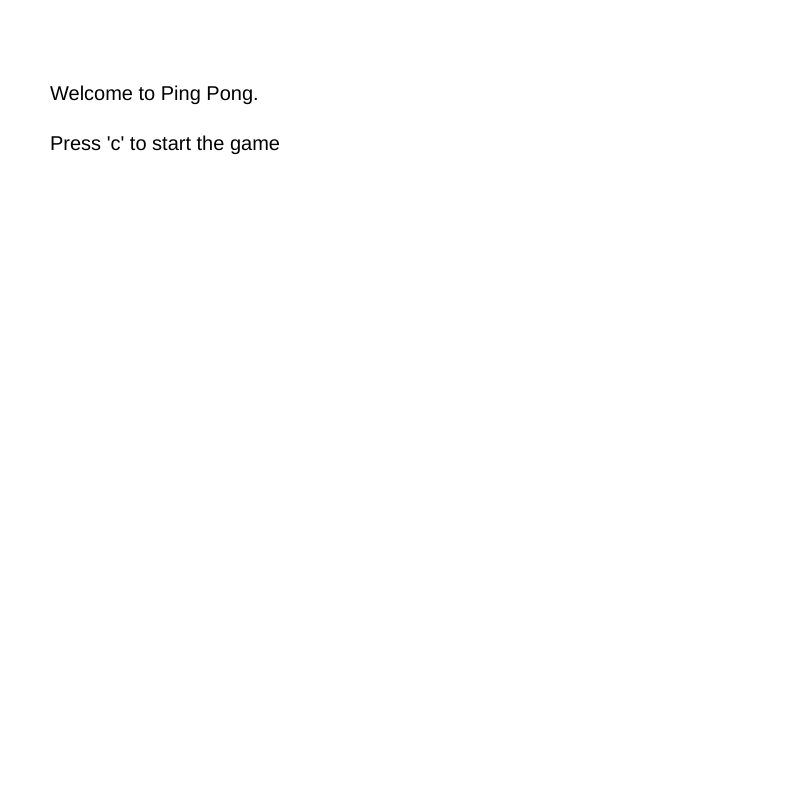
Frame 1 (no input)
Frame 60 (no input): identical to frame 1, image omitted
Frame 120 (the mouse pressed at the canvas centre since frame 60): identical to frame 1, image omitted

The p5.js sketch that drew this single still picture (run headless with seeded random() and noise() and a simulated clock; from frame 60 on, the mouse is pressed at the canvas centre):

// p5.js sketch
// ── sketch.js
var ball;
var paddles;
var paddles2;
var x = 400;
var y = 400;
var scoreuser = 0;
var scorecom = 0;
var resetcounter = 0;
var computery = 0;
var mode;
var counter = 0;

function setup() { // this sets up the screen (at beginnig) and after game starts
	mode = 0;
	createCanvas(800, 800);
	ball = new Ball(15, 6, 4);
	paddles = new Paddles(15);
	paddles2 = new Paddles2(15);
	ball.setLocation(x, y); // set ball up in middle
	textSize(20);
	scoreuser = 0;
	scorecom = 0;
}

function myreset() { // resets the ball in the center of the screen (400, 400) when the game starts and when the ball goes out of play
	setTimeout(ball.setLocation(x, y), 30000); // set ball up in middle
	this.resetcounter ++;
	ball.flipdirection();
	counter = 0;
}

function draw() { // sets up screen depending on game start menu and for playing game
	clear();
	if (mode==0) {
		text("Welcome to Ping Pong.",50,100);
		text("Press 'c' to start the game", 50, 150);
	}
	if (mode==1) {
		background(0);
		stroke(255);//color of line 
		strokeWeight(5); // line thickness
		line(width/2 ,0,width/2,800);


		var hitPaddle = ball.display(paddles2.y);
		paddles.display();

		if (hitPaddle) {
			counter++;
			ball.moveX = ball.moveX * 1.05;
		}
		if (counter >= 5) {
			paddles2.display(ball.y + 20);
		}
		else {
			paddles2.display(ball.y - 20);
		}
		
		text(24);
		text("User Score:  " + int(scoreuser) + "  Computer Score:  " + int(scorecom), 250, 50); // add score

	}
	if (mode==3) { // you win
		clear();
		text("Game Over. Congratulations on Victory!", 100,100);
		text("Press 'd' to play again.", 100, 150);
		if (keyCode===68){
			setup();
		}
	}
	if (mode==4) { // you lose
		clear();
		text("Game Over. You Lost.", 100,100);
		text("Press 'd' to play again.", 100, 150);
		if (keyCode===68){
			setup();
		}
	}
}

function keyPressed() { // selecting play against computer
	if (keyCode===67) {
		mode=1;
		keyCode = 0;
	}
}

function endGame() { // ending the game
	if (scoreuser >= int(6)) {
		mode=3;
	}
	if (scorecom >= int(6)) {
		mode=4;
	}

}

// ── ball.js
class Ball {    
    constructor(radius, mx, my) {
        this.r =radius;
        this.x = 0;
        this.y = 0;
        this.speed = 20;
        this.moveX = mx;
        this.moveY = my;
    }

    flipdirection() {
        this.moveX *= -1;
    }

    setLocation(newX, newY){
        this.x = newX;
        this.y = newY;
    }

    display(computerY) 
    { // draw the ball and make it bounce off paddles
        stroke(0);
        fill(0, 125, 255);
        ellipse(this.x, this.y, this.r*2);
        this.x = this.x + this.moveX;
        this.y = this.y + this.moveY;
        
        if (this.y > height) // y above screen
        {
            this.moveY *= -1;
            this.y = this.y - ((this.y - height)*2); // making ball doesn't go beyond bounds of screen
        }
        else if (this.y < 0) // y below screen
        {
            this.moveY *= -1;
            this.y = this.y - (this.y * 2); // making ball doesn't go beyond bounds of screen
        }

       // collison with left (user) paddle
        if (this.x < 20) 
        {
            if (this.y > mouseY && this.y < mouseY + 100) 
            {
                this.moveX *= -1;
                this.x = this.x + Math.abs((this.x - 20)*2); // to make the ball actually come off paddles
                return true;
            }
            else  
            {
                scorecom += 1; // computer scores point
                if (scorecom <= int(6)) {
                    myreset(); 
                }
                else {
                    endGame();
                }
            }
            
        }
        
        // collision with right (computer) paddle
        if (this.x > 780)
        {
            if(this.y > computerY && this.y < computerY + 100)
            {
                this.moveX *= -1;
                this.x = this.x - Math.abs((this.x - 780)*2);// to make the ball actually come off paddles2
                return true;
            }
            else
            {
                scoreuser += 1; // user scores point
                if (scoreuser <= int(6)) {
                    myreset(); 
                }
                else {
                    endGame();
                }
            }
        }
        return false;     
    }
}

    

// ── paddles.js
class Paddles {
    
    display() {
    stroke(0);
    fill(255);
    rect(0, mouseY, 20, 100);
    }

}
// ── paddles2.js
class Paddles2 {
    constructor() {
        this.y = 400;
        this.moveY = 0;
        this.speed = 6;
    }

    clamp(x, a, b) {
        return Math.min(Math.max(x, a), b);
    }

    display(destinationy) // computer paddle tracking ball
    {
        if (this.y > destinationy)
        {
            this.moveY = -this.speed;
        }
        else if (this.y < destinationy)
        { 
            this.moveY = this.speed;
        }
        else 
        {
            this.moveY = 0;
        }
        this.y = this.clamp(this.y + this.moveY, 0, 700);
        stroke(0);
        fill(255);
        rect(780, this.y, 20, 100);
    }
   
}
